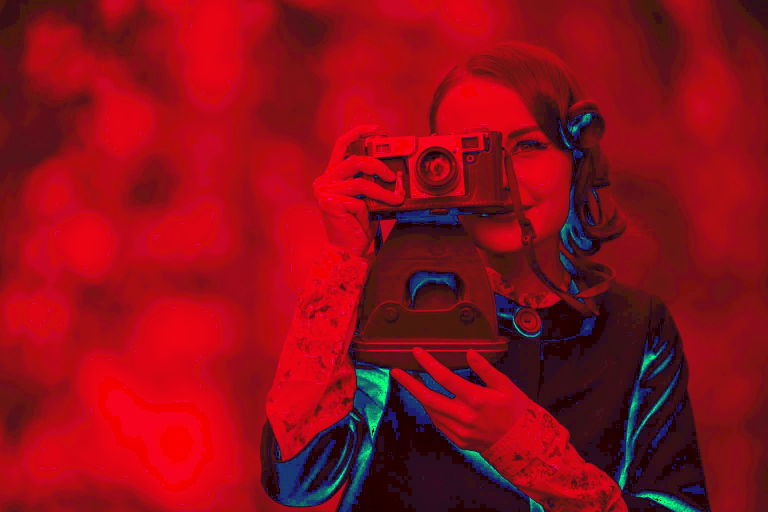
#> input picture Convert Colorspace/hsv_image.jpg, 1536 x 1024 px (shown at 1/2 size)
$ python -i code.py   (imports and definitions only)
#> lines starting #> are read from the running program, lines starting #| are printed output that depends on the picture
from fastapi import FastAPI, File, UploadFile
from fastapi.responses import FileResponse
from fastapi.middleware.cors import CORSMiddleware
from pathlib import Path
import os
import numpy as np
from PIL import Image
import matplotlib.pyplot as plt
import uuid  # Import uuid module
import io
import cv2

# [1 line not run here, left out]

# CORS (Cross-Origin Resource Sharing) settings to allow requests from any origin
origins = ["*"]
# [7 lines not run here, left out]

def calculate_grayscale_histogram(image_data):
    image = Image.open(io.BytesIO(image_data)).convert("L")  # Convert to grayscale
    hist, _ = np.histogram(image, bins=256, range=(0, 256))
    return hist

def calculate_color_histogram(image_data):
    image = cv2.imdecode(np.frombuffer(image_data, np.uint8), cv2.IMREAD_COLOR)
    b, g, r = cv2.split(image)
    hist_b = cv2.calcHist([b], [0], None, [256], [0, 256])
    hist_g = cv2.calcHist([g], [0], None, [256], [0, 256])
    hist_r = cv2.calcHist([r], [0], None, [256], [0, 256])
    return hist_b, hist_g, hist_r

# [51 lines not run here, left out]

>>> import cv2
>>> picture = cv2.imread('../Convert Colorspace/hsv_image.jpg', cv2.IMREAD_GRAYSCALE)
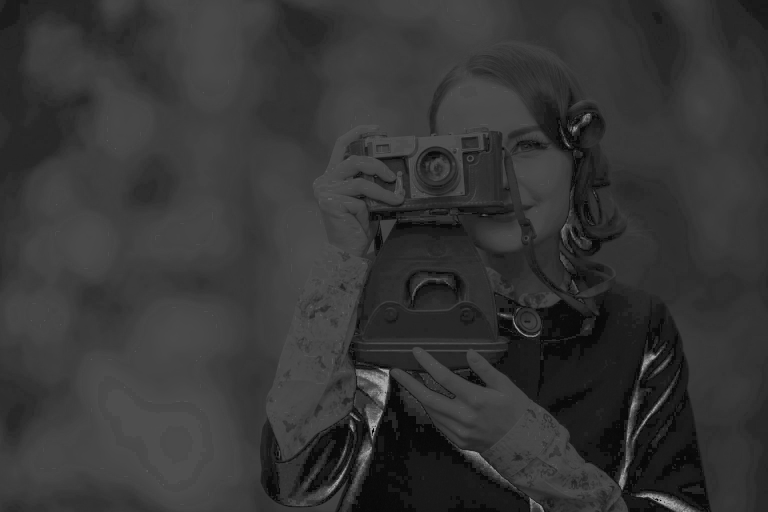
#> picture: shape (1024, 1536) (shown at 1/2 size); min 0, max 173, mean 53.2
#> (the run stopped early here; a loop or call above may not have finished)
